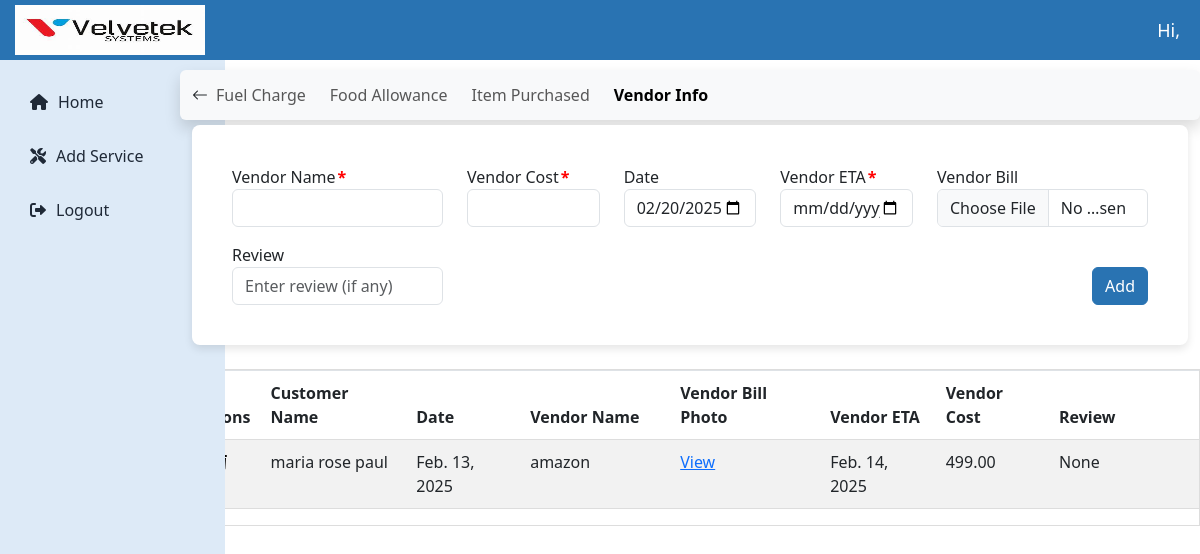
Screenshot of /technician/vendor-info/31/ with the database file from the repository.
### technicianapp/models.py (models this page shows)
class VendorInfo(models.Model):
    date = models.DateField()
    vendor_name = models.CharField(max_length=200)
    vendor_bill_photo = models.ImageField(upload_to='vendorinfo')
    vendor_eta = models.DateField()
    vendor_cost = models.DecimalField(max_digits=10, decimal_places=2)
    review = models.CharField(max_length=255,null=True,blank=True)
    apply = models.ForeignKey(Apply, on_delete=models.CASCADE,related_name='vendors',blank=True,null=True)
    customer_name = models.CharField(max_length=225)
    issue = models.TextField()

### technicianapp/views.py (the view, shortened to what this page needs)
# urls.py: path('vendor-info/<int:apply_id>/',views.vendor_info,name='vendor_info'),
def vendor_info(request, apply_id):
    apply_instance = get_object_or_404(Apply, id=apply_id)
    current_date = now().date()  # Get today's date
    vendors = VendorInfo.objects.filter(apply=apply_instance)
    context = {
        'apply': apply_instance,
        'vendors': vendors,
        'current_date': current_date  # Pass current date to the template
    }
    return render(request, 'vendor_info.html', context)

### templates/vendor_info.html (shortened to what this page needs)
{% extends 'technician_dashboard.html' %}
{% block content %}
<div class="mt-0">
    <nav class="navbar navbar-expand-lg bg-light shadow rounded custom-navbar" style="max-width: 85%; margin-top: 5px; margin-left: auto;">
    <div class="container-fluid">
        <a class="nav-link d-none d-lg-block" href="{% url 'technician_dashboard' %}">
            <i class="bi bi-arrow-left"></i>
        </a>
        <div class="collapse navbar-collapse" id="vendorNav">
            <ul class="navbar-nav d-flex flex-wrap gap-2">
                <li class="nav-item">
                    <a class="nav-link {% if request.resolver_match.url_name == 'fuelcharge' %}fw-bold active{% endif %}" href="{% url 'fuelcharge' apply.id %}" data-title="Fuel Charge">Fuel Charge</a>
                </li>
                <li class="nav-item">
                    <a class="nav-link {% if request.resolver_match.url_name == 'food_allowance' %}fw-bold active{% endif %}" href="{% url 'food_allowance' apply.id %}" data-title="Food Allowance">Food Allowance</a>
                </li>
                <li class="nav-item">
                    <a class="nav-link {% if request.resolver_match.url_name == 'item_purchased' %}fw-bold active{% endif %}" href="{% url 'item_purchased' apply.id %}" data-title="Item Purchased">Item Purchased</a>
                </li>
                <li class="nav-item">
                    <a class="nav-link {% if request.resolver_match.url_name == 'vendor_info' %}fw-bold active{% endif %}" href="{% url 'vendor_info' apply.id %}" data-title="Vendor Info">Vendor Info</a>
                </li>
            </ul>
        </div>
    </div>
</nav>
    <div class="container" style="max-width: 85%; margin-top: 5px; margin-right: unset;">
        <div class="card p-4">
            <div class="card-body">
                <form action="{% url 'vendor_info' apply.id %}" method="post" enctype="multipart/form-data">
                    <div class="row">
                        <div class="col-md-3">
                            <label for="vendor_name">Vendor Name<span class="required">*</span></label>
                            <input type="text" class="form-control" id="vendor_name" name="vendor_name" required>
                        </div>
                        <div class="col-md-2">
                            <label for="vendor_cost">Vendor Cost<span class="required">*</span></label>
                            <input type="number" class="form-control" id="vendor_cost" name="vendor_cost" required>
                        </div>
                        <div class="col-md-2">
                            <label for="date">Date</label>
                            <input type="date" class="form-control" id="date" name="date" value="{{ current_date|date:'Y-m-d' }}">
                        </div>
                        <div class="col-md-2">
                            <label for="vendor_eta">Vendor ETA<span class="required">*</span></label>
                            <input type="date" class="form-control" id="vendor_eta" name="vendor_eta" required>
                        </div>
                        <div class="col-md-3">
                            <label for="vendor_bill_photo">Vendor Bill</label>
                            <input type="file" class="form-control" id="vendor_bill_photo" name="vendor_bill_photo" accept="image/*" >
                        </div>
                    </div>
                    <div class="row mt-3 align-items-end">
                        <div class="col-md-3">
                            <label for="review">Review</label>
                            <input type="text" class="form-control" id="review" name="review" placeholder="Enter review (if any)">
                        </div>
                        <div class="col-md-9 d-flex justify-content-end">
                            <button class="btn btn-primary mt-4" type="submit">Add</button>
                        </div>
                    </div>
                </form>
            </div>
        </div>
    </div>
    </div>
    <div class="table-responsive mt-4 " style="max-width: 85%; margin-top: 5px; margin-left: auto;">
        {% if vendors %}
        <table id="basic-datatables" class="table table-striped table-bordered">
            <thead>
                <tr>
                    <th>Actions</th>
                    <th>Customer Name</th>
                    <th>Date</th>
                    <th>Vendor Name</th>
                    <th>Vendor Bill Photo</th>
                    <th>Vendor ETA</th>
                    <th>Vendor Cost</th>
                    <th>Review</th>
                </tr>
            </thead>
            <tbody>
                {% for d in vendors %}
                <tr>
                    <td>
                        <div style="display: flex; align-items: center;">
                            <a href="{% url 'update_vendor_info' d.id %}" class="edit-vendorinfo-btn" data-bs-toggle="modal" data-bs-target="#updateVendorInfoModal{{ d.id }}">
                            </a>
    <form action="{% url 'update_vendor_info' d.id %}" method="post" style="display: inline;">
        <button type="button" class="icon-link delete-icon" title="Delete" data-bs-toggle="modal" data-bs-target="#deleteVendorInfoModal{{ d.id }}">
        </button>
    </form>
                        </div>
                    </td>
                <td>{{ d.customer_name }}</td>
                <td>{{ d.date }}</td>
                <td>{{ d.vendor_name }}</td>
                <td>
                    <a href="{{ d.vendor_bill_photo.url }}" target="_blank">View</a>
                </td>
                <td>{{ d.vendor_eta }}</td>
                <td>{{ d.vendor_cost }}</td>
                <td>{{ d.review }}</td>
            </tr>
                {% endfor %}
            </tbody>
        </table>
        {% else %}
<div class="alert alert-warning text-center">
    No vendor info available. Please add data.
</div>
{% endif %}
    </div>
{% endblock %}

### static/assets/css/admin_dashboard.css (style rules this page uses)
:root { --primary-color: #2973B2; --secondary-color: #F3F4F6; --accent-color: #441172; --text-color: #1F2937; --white: #ffffff; --sidebar-color: #DDEAF7; }
.card { border: none; border-radius: 8px; box-shadow: 0 4px 8px rgba(0, 0, 0, 0.1); transition: transform 0.2s ease, box-shadow 0.2s ease; }
.navbar { display: flex; position: relative; align-items: center; justify-content: space-between; background-color: var(--white); padding-top: 5px; padding-bottom: 5px; border-radius: 8px; box-shadow: 0 2px 4px rgba(0, 0, 0, 0.1); }
.btn-primary { background-color: var(--primary-color) !important; border-color: var(--primary-color) !important; color: #fff !important; }
.table-responsive { overflow-x: auto; overflow-y: auto; border: 1px solid #ddd; max-height: 485px; height: auto; transition: height 0.3s ease; }
.table { width: 100%; word-wrap: break-word; white-space: normal; table-layout: auto; border-collapse: collapse; }
.table th:nth-child(2), .table td:nth-child(2) { min-width: 100px !important; max-width: 150px !important; }
.table th:nth-child(4), .table td:nth-child(4) { min-width: 150px !important; max-width: 200px !important; }
.table th:nth-child(5), .table td:nth-child(5) { min-width: 150px !important; max-width: 150px !important; }
.table th:nth-child(8), .table td:nth-child(8) { min-width: 150px !important; max-width: 180px !important; }
.table th, .table td { padding: 10px !important; text-align: left !important; border-bottom: 1px solid #ddd !important; border-right: none !important; border-left: none !important; }
.icon-link { color: 2973B2; text-decoration: none; }
.delete-icon { background: none; border: none; cursor: pointer; }

### templates/vendor_info.html (style rules this page uses)
.custom-navbar { width:1288px; margin-left: auto; margin-right: 0; }
.required { color: red; font-weight: bold; margin-left: 2px; }

### rows the page displays
VendorInfo: customer_name "maria rose paul", date "Feb. 13, 2025", vendor_name "amazon", vendor_eta "Feb. 14, 2025", vendor_cost "499.00", review "None"
